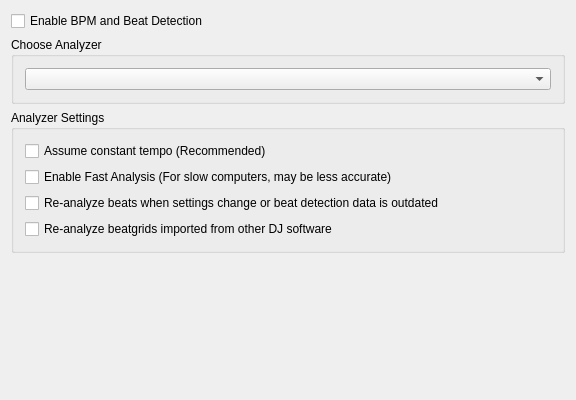
<?xml version="1.0" encoding="UTF-8"?>
<ui version="4.0">
 <class>DlgBeatsDlg</class>
 <widget class="QWidget" name="DlgBeatsDlg">
  <property name="geometry">
   <rect>
    <x>0</x>
    <y>0</y>
    <width>576</width>
    <height>400</height>
   </rect>
  </property>
  <property name="windowTitle">
   <string>Beat Detection Preferences</string>
  </property>
  <layout class="QGridLayout" name="gridLayout">
   <item row="0" column="0">
    <widget class="QCheckBox" name="checkBoxAnalyzerEnabled">
     <property name="toolTip">
      <string>When beat detection is enabled, Winlive Dj Ai detects the beats per minute and beats of your tracks,
automatically shows a beat-grid for them, and allows you to synchronize tracks using their beat information.</string>
     </property>
     <property name="text">
      <string>Enable BPM and Beat Detection</string>
     </property>
    </widget>
   </item>
   <item row="5" column="0">
    <spacer name="verticalSpacer">
     <property name="orientation">
      <enum>Qt::Vertical</enum>
     </property>
     <property name="sizeHint" stdset="0">
      <size>
       <width>20</width>
       <height>40</height>
      </size>
     </property>
    </spacer>
   </item>
   <item row="3" column="0">
    <widget class="QGroupBox" name="groupBox_2">
     <property name="title">
      <string>Analyzer Settings</string>
     </property>
     <layout class="QVBoxLayout" name="verticalLayout">
      <item>
       <widget class="QCheckBox" name="checkBoxFixedTempo">
        <property name="toolTip">
         <string>Converts beats detected by the analyzer into a fixed-tempo beatgrid.
Use this setting if your tracks have a constant tempo (e.g. most electronic music).
Often results in higher quality beatgrids, but will not do well on tracks that have tempo shifts.</string>
        </property>
        <property name="text">
         <string>Assume constant tempo (Recommended)</string>
        </property>
       </widget>
      </item>
      <item>
       <widget class="QCheckBox" name="checkBoxFastAnalysis">
        <property name="toolTip">
         <string>Enable fast beat detection.
If activated Winlive Dj Ai only analyzes the first minute of a track for beat information.
This can speed up beat detection on slower computers but may result in lower quality beatgrids.</string>
        </property>
        <property name="text">
         <string>Enable Fast Analysis (For slow computers, may be less accurate)</string>
        </property>
       </widget>
      </item>
      <item>
       <widget class="QCheckBox" name="checkBoxReanalyze">
        <property name="toolTip">
         <string>e.g. from 3rd-party programs or Winlive Dj Ai versions before 1.11.
(Not checked: Analyze only, if no beats exist.)</string>
        </property>
        <property name="text">
         <string>Re-analyze beats when settings change or beat detection data is outdated</string>
        </property>
       </widget>
      </item>
      <item>
       <widget class="QCheckBox" name="checkBoxReanalyzeImported">
        <property name="text">
         <string>Re-analyze beatgrids imported from other DJ software</string>
        </property>
       </widget>
      </item>
     </layout>
    </widget>
   </item>
   <item row="2" column="0">
    <widget class="QGroupBox" name="groupBox">
     <property name="title">
      <string>Choose Analyzer</string>
     </property>
     <property name="alignment">
      <set>Qt::AlignLeading|Qt::AlignLeft|Qt::AlignTop</set>
     </property>
     <layout class="QHBoxLayout" name="horizontalLayout">
      <item>
       <widget class="QComboBox" name="comboBoxBeatPlugin">
        <property name="minimumSize">
         <size>
          <width>200</width>
          <height>0</height>
         </size>
        </property>
        <property name="maximumSize">
         <size>
          <width>2600</width>
          <height>26</height>
         </size>
        </property>
        <property name="toolTip">
         <string>Choose between different algorithms to detect beats.</string>
        </property>
        <property name="layoutDirection">
         <enum>Qt::LeftToRight</enum>
        </property>
       </widget>
      </item>
     </layout>
    </widget>
   </item>
  </layout>
 </widget>
 <layoutdefault spacing="6" margin="11"/>
 <tabstops>
  <tabstop>checkBoxAnalyzerEnabled</tabstop>
  <tabstop>comboBoxBeatPlugin</tabstop>
  <tabstop>checkBoxFixedTempo</tabstop>
  <tabstop>checkBoxReanalyze</tabstop>
  <tabstop>checkBoxReanalyzeImported</tabstop>
 </tabstops>
 <resources/>
 <connections/>
</ui>
